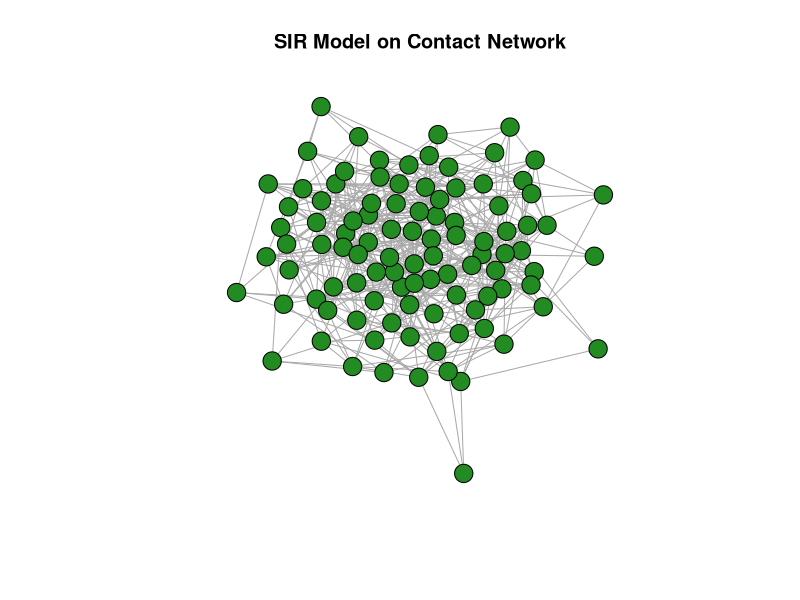

Here is the R script that generated this plot: (Note: this script raises an error after producing the figure.)
##----------------------------------------------------------------------------------- ##
## Real-life example of additive process (panmictic models)
##----------------------------------------------------------------------------------- ##
##
## Modeling chance of infection of healthy population by an infected individual moving 
## in a two-dimensional space in short-range evolution.   
## A random walker (infected person) takes \tau steps on a 2D space.
## After each step, the visited site can become infected with probability p, and branches 
## off, from this location by another random walker with \tau steps that spreads the 
## disease to other sites. 
## \tau represents the length of time of the infectious period
## p represents the infectiousness
##
## Number of infected persons produced by one walker in susceptible pop., $R_{0} = p*\tau
## Three types of sites: Susceptible, Infected, Removed (SIR)
##
# Load required libraries
library(igraph)

# Function to simulate SIR model on contact network
simulate_SIR_network <- function(network, beta, gamma, initial_infected, days) {
  # Initialize node states (0 = susceptible, 1 = infected, 2 = recovered)
  V(network)$state <- rep(0, vcount(network))
  V(network)$state[sample(1:vcount(network), initial_infected)] <- 1
  
  # Run simulation
  for (day in 1:days) {
    # Update infected nodes
    infected_nodes <- which(V(network)$state == 1)
    for (node in infected_nodes) {
      neighbors <- neighbors(network, node)
      susceptible_neighbors <- neighbors[V(network)$state[neighbors] == 0]
      for (neighbor in susceptible_neighbors) {
        if (runif(1) < beta) {
          V(network)$state[neighbor] <- 1
        }
      }
      if (runif(1) < gamma) {
        V(network)$state[node] <- 2
      }
    }
  }
  
  # Return final states
  return(V(network)$state)
}

# Generate random contact network
n <- 100  # Number of nodes
p <- 0.1  # Probability of connection
network <- erdos.renyi.game(n, p)

# Parameters
beta <- 0.3  # Transmission rate
gamma <- 0.1 # Recovery rate
initial_infected <- 5
days <- 100

# Run simulation
final_states <- simulate_SIR_network(network, beta, gamma, initial_infected, days)

# Plot final states
plot(network, vertex.color = ifelse(final_states == 0, "dodgerblue", ifelse(final_states == 1, "firebrick1", "forestgreen")),
     vertex.size = 10, vertex.label = NA, main = "SIR Model on Contact Network")

## ---------------------------------------------------------------------------------- ##
## Simple random wlak algorithm with animated graph
## ---------------------------------------------------------------------------------- ##
## 
##Function to simulate random walk with disease transmission
simulate_random_walk <- function(steps, transmission_prob) {
  # Initialize variables
  position <- 0  # Initial position
  infected <- FALSE  # Initial infection status
  
## Simulate random walk
  positions <- numeric(steps)
  infections <- logical(steps)
  for (i in 1:steps) {
    # Update position
    position <- position + sample(c(-1, 1), 1)
    positions[i] <- position
    
## Check for infection
    if (!infected && runif(1) < transmission_prob) {
      infected <- TRUE
      infections[i] <- TRUE
    } else {
      infections[i] <- FALSE
    }
  }
  
## Return results
  return(list(positions = positions, infections = infections))
}

# Parameters
steps <- 100  # Number of steps in the random walk
transmission_prob <- 0.1  # Probability of disease transmission at each step

# Run simulation
sim <- simulate_random_walk(steps, transmission_prob)

# Print results
print(sim$positions)
print(sim$infections)

## Load required libraries
library(ggplot2)
library(gganimate)

# Create data frame for plotting
df <- data.frame(step = 1:steps, position = sim$positions, infection = sim$infections)

# Plot animated graph
p <- ggplot(df, aes(x = step, y = position, color = factor(infection))) +
  geom_line() +
  geom_point() +
  scale_color_manual(values = c("dodgerblue", "firebrick1"), labels = c("Uninfected", "Infected")) +
  labs(title = "Random Walk with Disease Transmission", x = "Step", y = "Position") +
  transition_states(step, transition_length = 0.5, state_length = 1) +
  theme_minimal()

# Save animation
animate(p, renderer = gifski_renderer("random_walk_animation.gif"))
